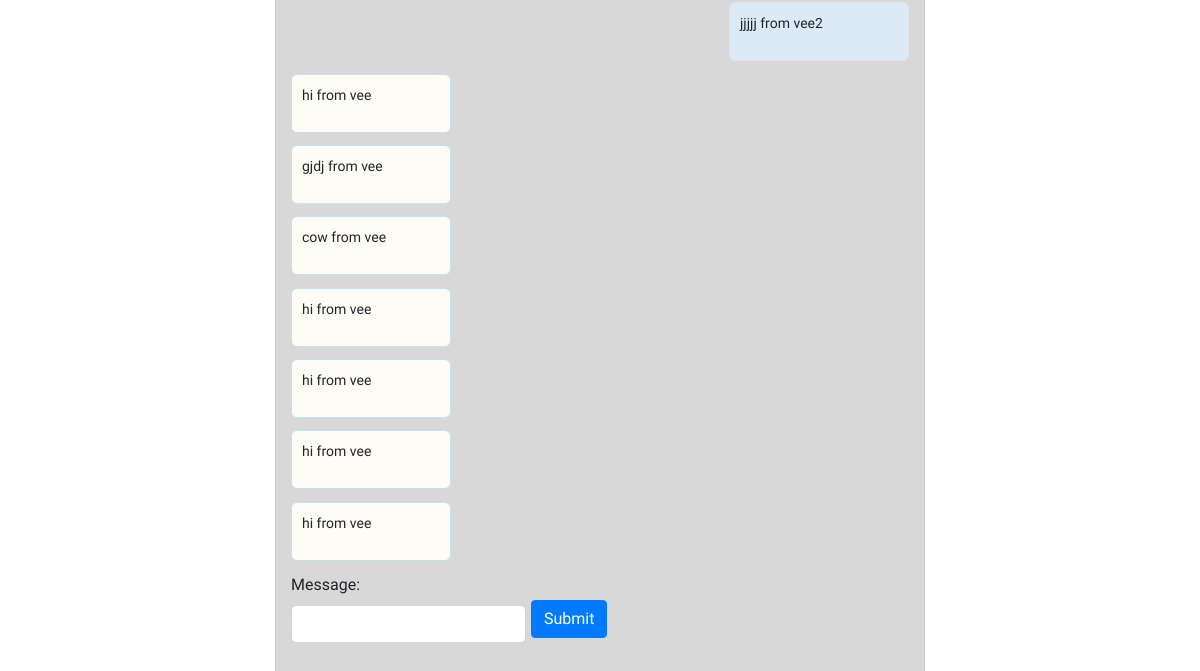
Page /messages/vee/ (signed in, lower part) on the earlier database version.
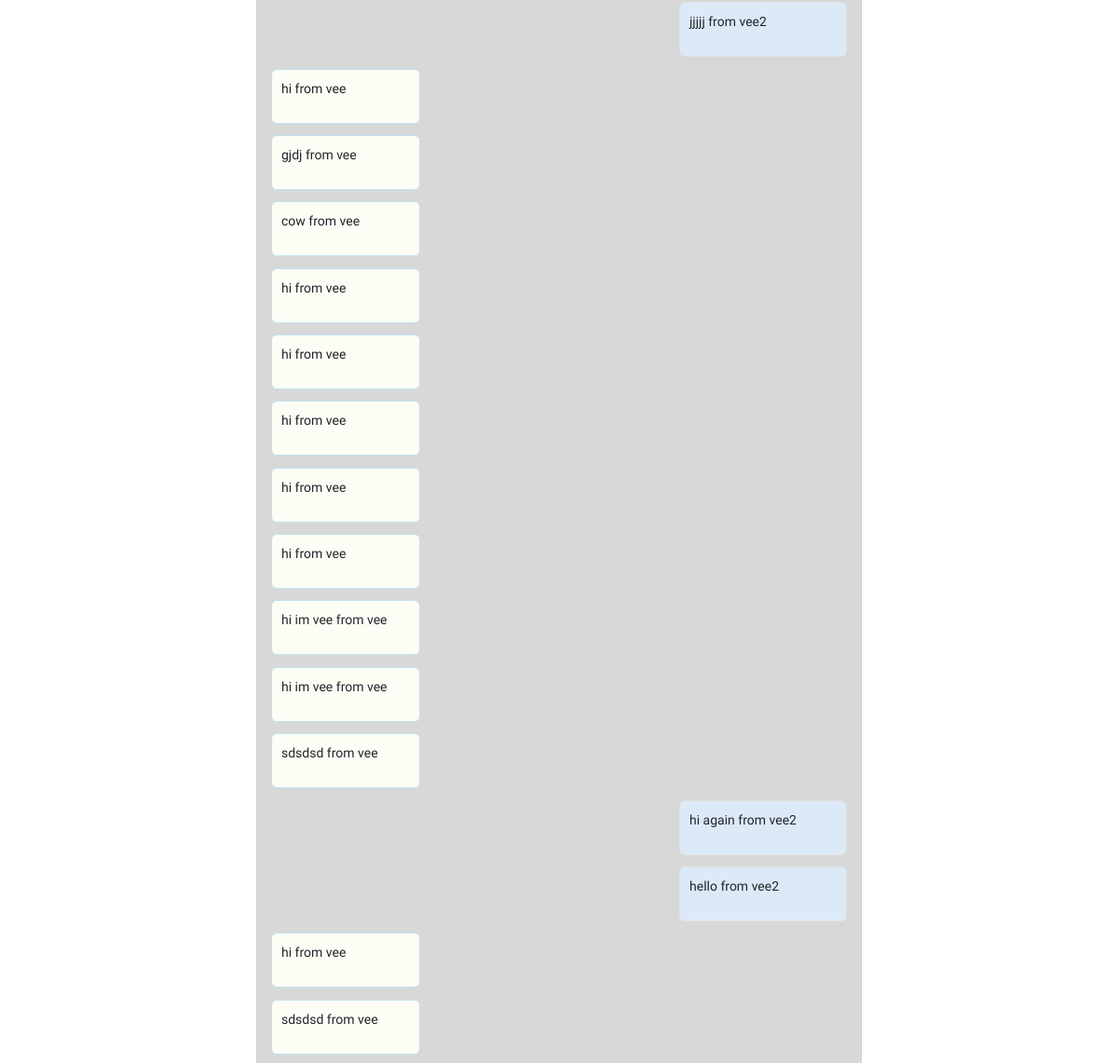
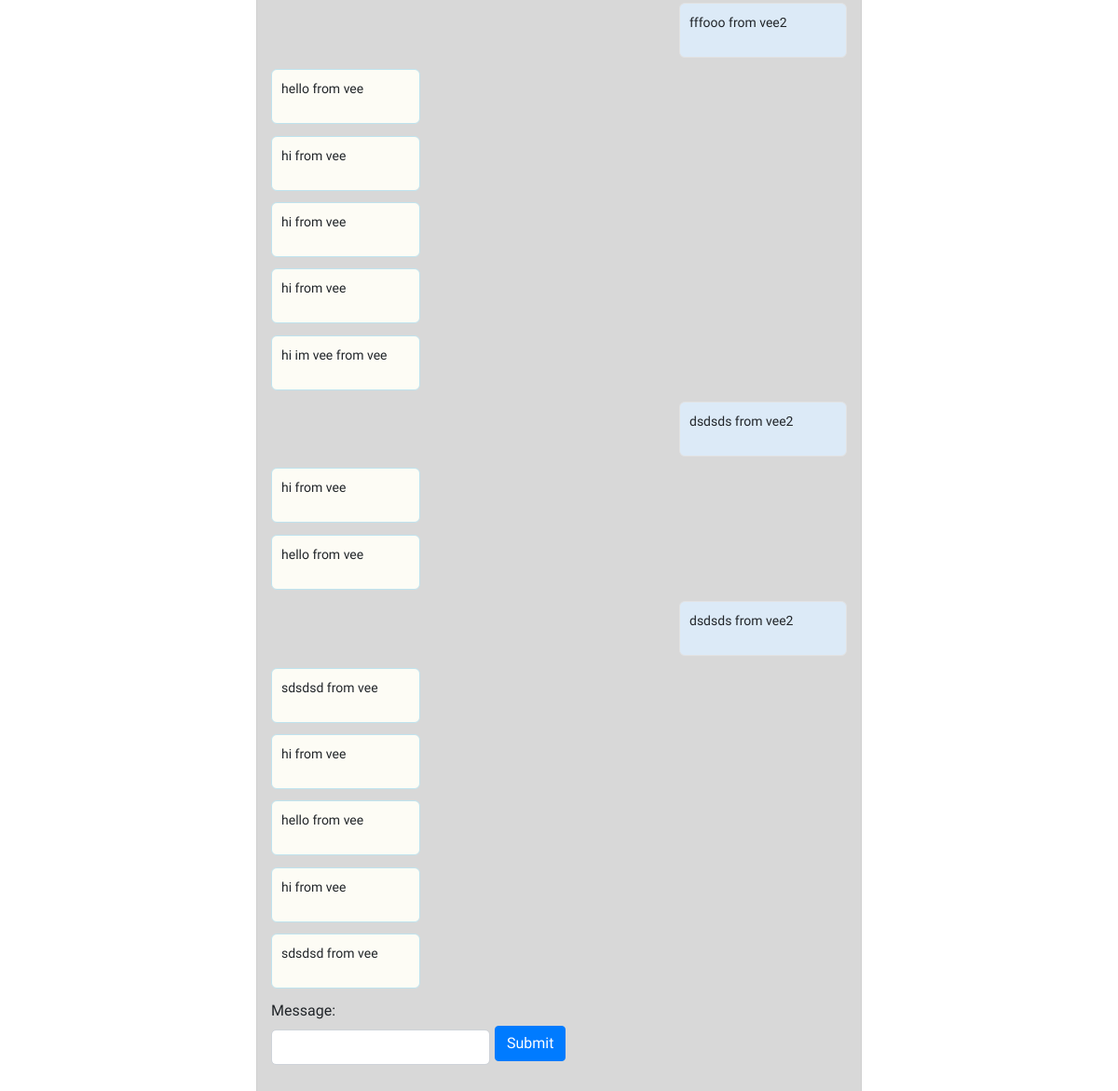
Same page on the later database version (2 pictures, top to bottom).
### chat/models.py (models this page shows)
class ChatMessage(models.Model):
    thread      = models.ForeignKey(Thread, null=True, blank=True, on_delete=models.SET_NULL)
    user        = models.ForeignKey(settings.AUTH_USER_MODEL, verbose_name='sender', on_delete=models.CASCADE)
    message     = models.TextField()
    timestamp   = models.DateTimeField(auto_now_add=True)

### chat/views.py (the view, shortened to what this page needs)
# urls.py: path('messages/<str:username>/', ThreadView.as_view(), name='thread'),
class ThreadView(LoginRequiredMixin, FormMixin, DetailView):
    template_name = 'chat/thread.html'
    form_class = ComposeForm
    success_url = './'
    def get_object(self):
        other_username  = self.kwargs.get("username")
        obj, created    = Thread.objects.get_or_new(self.request.user, other_username)
        if obj == None:
            raise Http404
        return obj
    def get_context_data(self, **kwargs):
        context = super().get_context_data(**kwargs)
        context['form'] = self.get_form()
        return context

### chat/forms.py
class ComposeForm(forms.Form):
    message = forms.CharField(
            widget=forms.TextInput(
                attrs={"class": "form-control"}
                )
            )

### chat/models.py (called while the page is built, shortened)
    def get_or_new(self, user, other_username): # get_or_create
        username = user.username
        if username == other_username:
            return None
        qlookup1 = Q(first__username=username) & Q(second__username=other_username)
        qlookup2 = Q(first__username=other_username) & Q(second__username=username)
        qs = self.get_queryset().filter(qlookup1 | qlookup2).distinct()
        if qs.count() == 1:
            return qs.first(), False
        elif qs.count() > 1:
            return qs.order_by('timestamp').first(), False

### chat/templates/chat/thread.html (shortened to what this page needs)
{% extends "chat/base.html" %}
{% block content %}
<div id='chat-items' class="chat">
{% for chat in object.chatmessage_set.all %}
      {% if chat.user == user %}
        <div class="friend">
          <div class="message">
          		<p>{{ chat.message }} from {{ chat.user }}</p>
          </div>
         </div>
      {% else %}
       <div class="me">
          <div class="message">
          		<p>{{ chat.message }} from {{ chat.user }}</p>
          </div>
         </div>
       {% endif %}
{% endfor %}
</div>
	<form id='form' method='POST'> {% csrf_token %}
	{{form.as_p }}
		<input type='submit' class='btn btn-primary chat-btn'/>
</div>
{% endblock %}

Differences in the rows shown:
added ChatMessage: message "hi", user "vee"
added ChatMessage: message "hi im vee", user "vee"
added ChatMessage: message "hi im vee", user "vee"
added ChatMessage: message "sdsdsd", user "vee"
added ChatMessage: message "hi again", user "vee2"
added ChatMessage: message "hello", user "vee2"
added ChatMessage: message "hi", user "vee"
added ChatMessage: message "sdsdsd", user "vee"
added ChatMessage: message "fffooo", user "vee2"
added ChatMessage: message "hello", user "vee"
added ChatMessage: message "hi", user "vee"
added ChatMessage: message "hi", user "vee"
added ChatMessage: message "hi", user "vee"
added ChatMessage: message "hi im vee", user "vee"
added ChatMessage: message "dsdsds", user "vee2"
added ChatMessage: message "hi", user "vee"
added ChatMessage: message "hello", user "vee"
added ChatMessage: message "dsdsds", user "vee2"
added ChatMessage: message "sdsdsd", user "vee"
added ChatMessage: message "hi", user "vee"
added ChatMessage: message "hello", user "vee"
added ChatMessage: message "hi", user "vee"
added ChatMessage: message "sdsdsd", user "vee"
